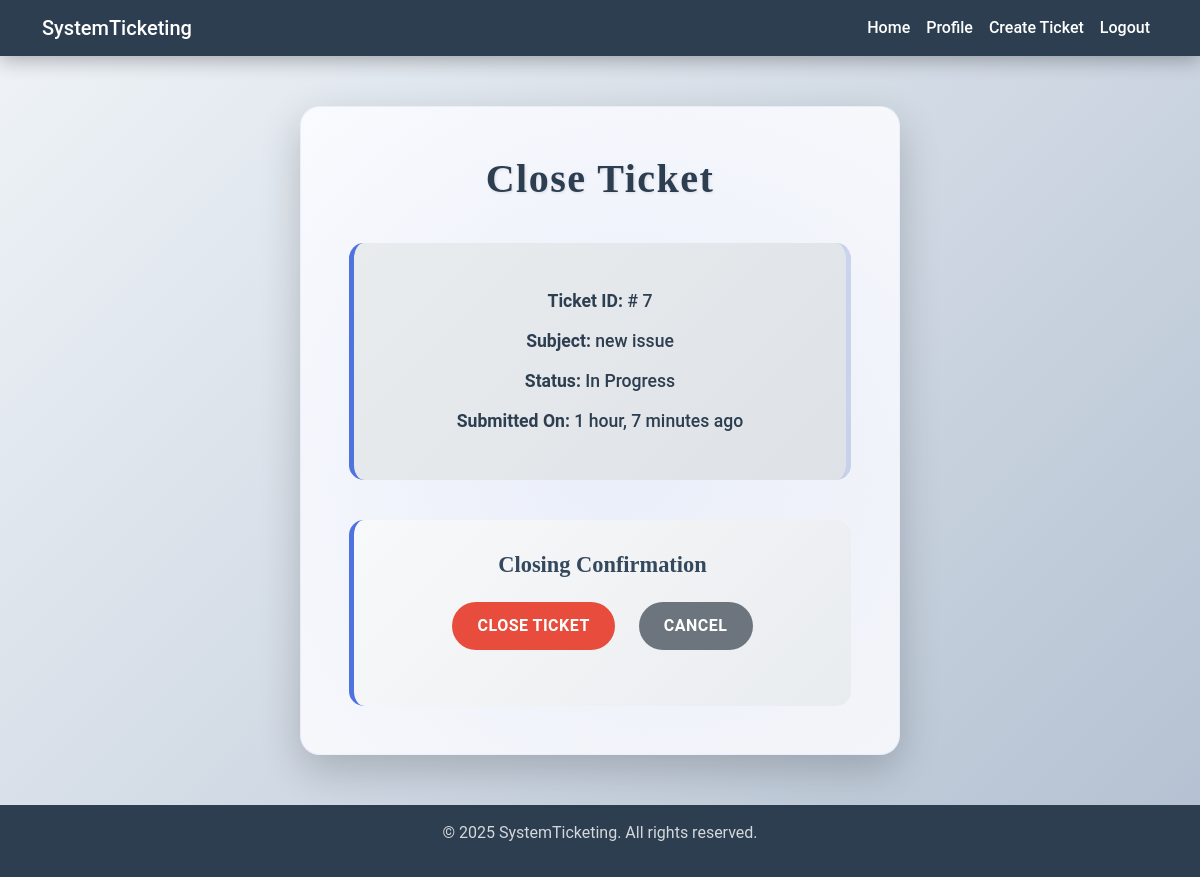
Screenshot of /ticket/close/7/ (signed in) with the database file from the repository.
### ticket/models.py (models this page shows, shortened)
class TimeStampedModel(models.Model):
    created_at = models.DateTimeField(auto_now_add=True)
    updated_at = models.DateTimeField(auto_now=True)
    class Meta:
        abstract = True

class Ticket(TimeStampedModel):
    subject = models.CharField(max_length=200)
    description = models.TextField()
    user = models.ForeignKey(User, on_delete=models.CASCADE, related_name='user_ticket')
    file = models.FileField(upload_to='tickets/%Y/%m/%d', null=True, blank=True)
    status = models.CharField(max_length=50, choices=STARTS_CHOICES, default='Open')

### ticket/views.py (the view, shortened to what this page needs)
# urls.py: path('close/<ticket_id>/', views.TicketCloseView.as_view(), name='ticket-close'),
class TicketCloseView(LoginRequiredMixin, View):
    template_name = 'ticket/close-ticket.html'
    def get(self, request, *args, **kwargs):
        ticket = Ticket.objects.get(id=kwargs['ticket_id'])
        return render(request, self.template_name, {'ticket': ticket})

### ticket/templates/ticket/close-ticket.html (shortened to what this page needs)
{% extends 'main.html' %}
{% block main %}
        <div class="content">
            <div class="close-ticket-card">
                <h2>Close Ticket</h2>
                <div class="ticket-info">
                    <p><strong>Ticket ID:</strong> # {{ ticket.id }}</p>
                    <p><strong>Subject:</strong> {{ ticket.subject }}</p>
                    <p><strong>Status:</strong> {{ ticket.status }}</p>
                    <p><strong>Submitted On:</strong> {{ ticket.created_at|timesince }} ago</p>
                </div>
                <div class="close-form">
                    <h4>Closing Confirmation</h4>
                    <form action="{% url 'ticket:ticket-close' ticket.id %}" method="POST">
                        <div class="form-group mb-4">
                            <div class="button-group">
                                <input type="submit" class="btn btn-danger" value="Close Ticket">
                                <a href="{% url 'ticket:ticket-detail' ticket.id %}"
                                   class="btn btn-secondary">Cancel</a>
                            </div>
                        </div>
                    </form>
                </div>
            </div>
        </div>
{% endblock %}

### static/css/main.css (style rules this page uses)
:root { --primary-color: #4e73df; --secondary-color: #1cc88a; --dark-color: #2c3e50; }
html { height: 100%; }
body { margin: 0; min-height: 100%; display: flex; flex-direction: column; background: linear-gradient(135deg, #f5f7fa 0%, #c3cfe2 100%); background-attachment: fixed; }
body { background: linear-gradient(135deg, #e0eafc 0%, #cfdef3 100%); min-height: 100vh; margin: 0; font-family: 'Segoe UI', Tahoma, Geneva, Verdana, sans-serif; }
.content { display: flex; justify-content: center; align-items: center; min-height: calc(100vh - 56px); padding: 20px; }
.content { display: flex; justify-content: center; padding: 20px; min-height: calc(100vh - 56px); }
body { background: linear-gradient(135deg, #f5f7fa 0%, #c3cfe2 100%); min-height: 100vh; margin: 0; font-family: 'Arial', sans-serif; display: flex; flex-direction: column; }
.content { flex: 1; display: flex; justify-content: center; align-items: flex-start; padding: 40px 20px; }
.ticket-info { background: linear-gradient(135deg, #f8f9fa 0%, #e9ecef 100%); padding: 1.5rem; border-radius: 10px; margin-bottom: 2rem; border-left: 4px solid var(--primary-color); }
.btn-secondary { background: #6c757d; border: none; border-radius: 25px; padding: 10px 20px; transition: all 0.3s ease; font-weight: 500; }
.button-group { display: flex; gap: 1rem; justify-content: center; }
:root { --primary-color: #4e73df; --secondary-color: #1cc88a; --dark-color: #2c3e50; --danger-color: #e74c3c; }
.btn-danger { background: var(--danger-color); border: none; border-radius: 25px; padding: 10px 20px; transition: all 0.3s ease; font-weight: 500; }
.button-group { display: flex; gap: 1rem; justify-content: center; margin-top: 1rem; }
:root { --primary-color: #4e73df; --secondary-color: #1cc88a; --dark-color: #2c3e50; --light-bg: #f8f9fa; }
:root { --primary-color: #4e73df; --secondary-color: #1cc88a; --dark-color: #2c3e50; --danger-color: #e74c3c; --accent-gradient: linear-gradient(90deg, #6c757d, #343a40); }
body { background: linear-gradient(135deg, #f0f4f8 0%, #b3c0d1 100%); min-height: 100vh; margin: 0; font-family: 'Roboto', sans-serif; display: flex; flex-direction: column; overflow-x: hidden; }
.content { flex: 1; display: flex; justify-content: center; align-items: flex-start; padding: 50px 20px; position: relative; z-index: 1; }
.ticket-info { background: linear-gradient(135deg, #e9ecef 0%, #dee2e6 100%); padding: 2rem; border-radius: 15px; margin-bottom: 2.5rem; border-left: 5px solid var(--primary-color); border-right: 5px solid rgba(78, 115, 223, 0.2); text-align: center; }
.ticket-info p { color: #2c3e50; font-size: 1.1rem; margin: 0.75rem 0; font-weight: 500; line-height: 1.6; }
.btn-secondary { background: #6c757d; border: none; border-radius: 25px; padding: 12px 25px; transition: all 0.4s ease; font-weight: 600; font-size: 1rem; text-transform: uppercase; letter-spacing: 0.5px; }
.btn-danger { background: var(--danger-color); border: none; border-radius: 25px; padding: 12px 25px; transition: all 0.4s ease; font-weight: 600; font-size: 1rem; text-transform: uppercase; letter-spacing: 0.5px; }
.button-group { display: flex; gap: 1.5rem; justify-content: center; margin-top: 1.5rem; }
.close-ticket-card { background: linear-gradient(135deg, #ffffff 0%, #f8f9fa 100%); padding: 3rem; border-radius: 20px; box-shadow: 0 15px 40px rgba(0, 0, 0, 0.2); width: 100%; max-width: 600px; transition: transform 0.4s ease, box-shadow 0.4s ease; border: 1px solid rgba(78, 115, 223, 0.1); position: relative; overflow: hidden; }
.close-ticket-card::before { content: ''; position: absolute; top: -50%; left: -50%; width: 200%; height: 200%; background: radial-gradient(circle, rgba(78, 115, 223, 0.1) 0%, transparent 70%); z-index: 0; animation: rotate 15s linear infinite; }
.close-ticket-card > * { position: relative; z-index: 1; }
.close-ticket-card h2 { color: var(--dark-color); margin-bottom: 2.5rem; text-align: center; font-family: 'Playfair Display', serif; font-size: 2.5rem; font-weight: 700; text-shadow: 1px 1px 3px rgba(0, 0, 0, 0.1); letter-spacing: 1.5px; }
.close-form { margin-top: 2.5rem; padding: 2rem; background: linear-gradient(135deg, #f8f9fa 0%, #e9ecef 100%); border-radius: 15px; border-left: 5px solid var(--primary-color); }
.close-form h4 { color: #34495e; margin-bottom: 1.5rem; font-family: 'Playfair Display', serif; font-size: 1.4rem; font-weight: 600; text-align: center; }

### rows the page displays
Ticket: id "7", subject "new issue", status "In Progress", created_at "1 hour, 7 minutes"
